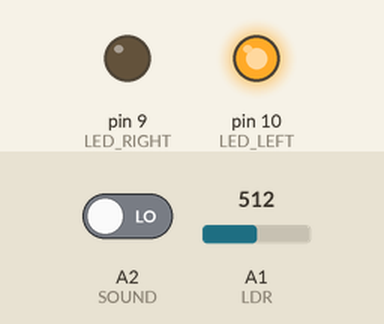
This sketch was run on a simulated Arduino Nano, built with avr-gcc and run on an emulated ATmega328P. On the bench: output pins drawn as LEDs (lit = HIGH). The test bench sets the inputs (shaded band); at power-on: A1 (LDR) = 512, A2 (SOUND) LOW.

Above: at 0.1 s.
At 1.1 s:
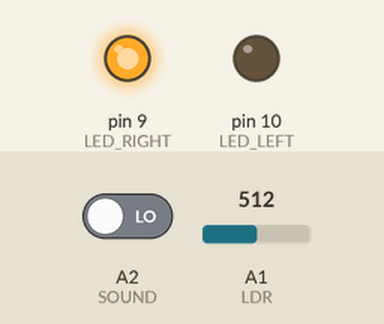
At 1.6 s:
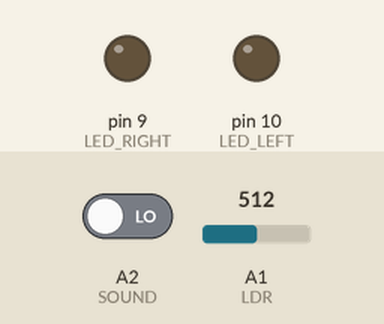
Timing chart, 0 to 3.1 s (numbered marks = the images above):
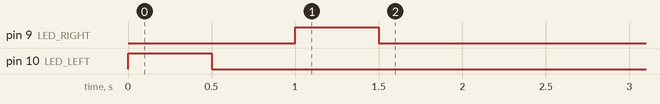

The sketch:

Locky_nightlight.ino
```cpp
#include <Arduino.h>
#include "Config.h"  // defines and bools


void setup() {
  startup();  // tests leds intiated
}

void loop() {

  SOUNDsensor();  // Check if clap has happened
  LDRsensor();    // Check LDR againts Thresholds
  delay(1);      // smooth functions
  ledOnLeft();    // Check Left Leds
  ledOnRight();   // Check right leds
}
```

LDR_SENSOR.h
```cpp
//10k Input GND
//LDR V+
//Input A1


void LDRsensor() {
  int ldr = analogRead(LDR);  // Read the LDR value

  if (ldr <= LIGHTING) {  // Check if it's dark enough
    //  LEDstate = !LEDstate;  // Toggle LED state

    // Debugging output
   // Serial.print("LDR  :  ");
   // Serial.println(ldr);
    if (LEDstate) {     // If LEDs should be on
      LEDleft = true;   // Turn on left LEDs
      LEDright = true;  // Turn on right LEDs
    } else {
      LEDleft = false;   // Turn off left LEDs
      LEDright = false;  // Turn off right LEDs
    }
  } else {             // If it's not dark enough
    LEDleft = false;   // Ensure left LEDs are off
    LEDright = false;  // Ensure right LEDs are off
  }
}
```

LED_ON_LEFT.h
```cpp
// pin 10 nano
// pin 0 tin85


void ledOnLeft() {
  unsigned long TimeL = millis();
  if (TimeL - oldTimeL >= timerL) {
    oldTimeL = TimeL;
    //  Serial.print("left  time : ");
    //  Serial.println(oldTimeL);
    if (LEDleft == true) {
      brightnessL += fadeAmount;
      if (brightnessL <= 0 || brightnessL >= 255) {
        fadeAmount = -fadeAmount;  // reverse direction of fade
        brightnessL = constrain(brightnessL, 0, 255);
      }
      //Serial.print("brightness Left : ");
      //Serial.println(brightnessL);
      analogWrite(LED_LEFT, brightnessL);
    } else {
      //    Serial.println("Left Off");
      digitalWrite(LED_LEFT, 0);  // set left led state off
    }
  }
}
```

LED_ON_RIGHT.h
```cpp
// pin 9 nano
// pin 1 tin85


void ledOnRight() {
  unsigned long TimeR = millis();
  if (TimeR - oldTimeR >= timerR) {
    oldTimeR = TimeR;
    //Serial.print("Right time : ");
    //Serial.println(TimeR);
    if (LEDright == true) {
      brightnessR -= fadeAmount;
      if (brightnessR >= 255 || brightnessR <= 0) {
        fadeAmount = +fadeAmount;  // reverse direction of fade
        brightnessR = constrain(brightnessR, 255, 0);
      }
      //Serial.print("brightness Right : ");
      //Serial.println(brightnessR);
      analogWrite(LED_RIGHT, brightnessR);
    } else {
      //Serial.println("Right Off");
      digitalWrite(LED_RIGHT, 0);  // turn off right leds
    }
  }
}
```

SOUND_SENSOR.h
```cpp
//input D2


void SOUNDsensor() {
  int sound = digitalRead(SOUND);

  if (sound == HIGH) {
    if (!clap) {
      clap = true;
      LEDstate = !LEDstate;  // Toggle LED state
      delay(10);  // Debounce delay to avoid multiple triggers from one clap
    }
  } else {
    clap = false;  // Reset clap state when no sound is detected
  }
}
```

Config.h
```cpp
#define LED_LEFT 10  // left led bank pwm pin 10 nano  Attiny85 pin 0
#define LED_RIGHT 9  // right led bank pwm pin 9 nano   Attiny85 pin 1

#define LDR A1       // ldr sensor pin
#define SOUND A2     // sound sensor pin
#define LIGHTING 50  // threshold for ambient light to trigger leds on

bool clap = false;
bool LEDstate = false;  // led on
bool LEDleft = false;   // left led on
bool LEDright = false;  // right led on

unsigned long oldTimeL = 0;  // stores the last time Left LEDs were updated
unsigned long oldTimeR = 0;  // stores the last time Right LEDs were updated

const long timerL = 10;  // interval at which to update LEDs (in milliseconds)
const long timerR = 10;  // interval at which to update LEDs (in milliseconds)

int fadeAmount = 1;             // amount by which to fade the LED
unsigned long brightnessL = 0;  // current brightness for left LED
unsigned long brightnessR = 0;  // current brightness for right LED

#include "SOUND_SENSOR.h"  // sound loop
#include "LDR_SENSOR.h"    // ldr loop
#include "LED_ON_LEFT.h"   // left led loop
#include "LED_ON_RIGHT.h"  // right led loop

void startup() {  // run once at startup
 // Serial.begin(9600);

  pinMode(LED_LEFT, OUTPUT);   // set left leds output
  pinMode(LED_RIGHT, OUTPUT);  // set right leds output
  pinMode(LDR, INPUT);         // set ldr as input
  pinMode(SOUND, INPUT);       // set sound as input
  digitalWrite(LED_LEFT, 1);   // test left bank triggers on
  delay(500);                  // wait 500ms
  digitalWrite(LED_LEFT, 0);   // test left bank triggers off
  delay(500);                  // wait 500ms
  digitalWrite(LED_RIGHT, 1);  // test right bank triggers on
  delay(500);                  // wait 500ms
  digitalWrite(LED_RIGHT, 0);  // test right bank triggers off
  delay(500);                  // wait 500ms
}
```
